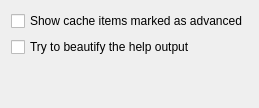
<?xml version="1.0" encoding="UTF-8"?>
<ui version="4.0">
 <class>cfgPage</class>
 <widget class="QWidget" name="cfgPage">
  <property name="windowTitle">
   <string>Tool View Settings</string>
  </property>
  <layout class="QVBoxLayout" name="verticalLayout">
   <item>
    <widget class="QCheckBox" name="mode">
     <property name="toolTip">
      <string>&lt;p&gt;Same as &lt;i&gt;advanced mode&lt;/i&gt; in &lt;span style=&quot; font-family:'Courier New,courier';&quot;&gt;ccmake&lt;/span&gt;&lt;/p&gt;</string>
     </property>
     <property name="text">
      <string>Show cache items marked as advanced</string>
     </property>
    </widget>
   </item>
   <item>
    <widget class="QCheckBox" name="htmlize">
     <property name="toolTip">
      <string>Try to turn plain ASCII text into HTML using simple structured text rules.
It works quite well for builtins, but sometimes may distort results for others (custom modules).</string>
     </property>
     <property name="text">
      <string>Try to beautify the help output</string>
     </property>
    </widget>
   </item>
   <item>
    <spacer name="verticalSpacer">
     <property name="orientation">
      <enum>Qt::Vertical</enum>
     </property>
     <property name="sizeHint" stdset="0">
      <size>
       <width>20</width>
       <height>40</height>
      </size>
     </property>
    </spacer>
   </item>
  </layout>
 </widget>
 <resources/>
 <connections/>
</ui>
